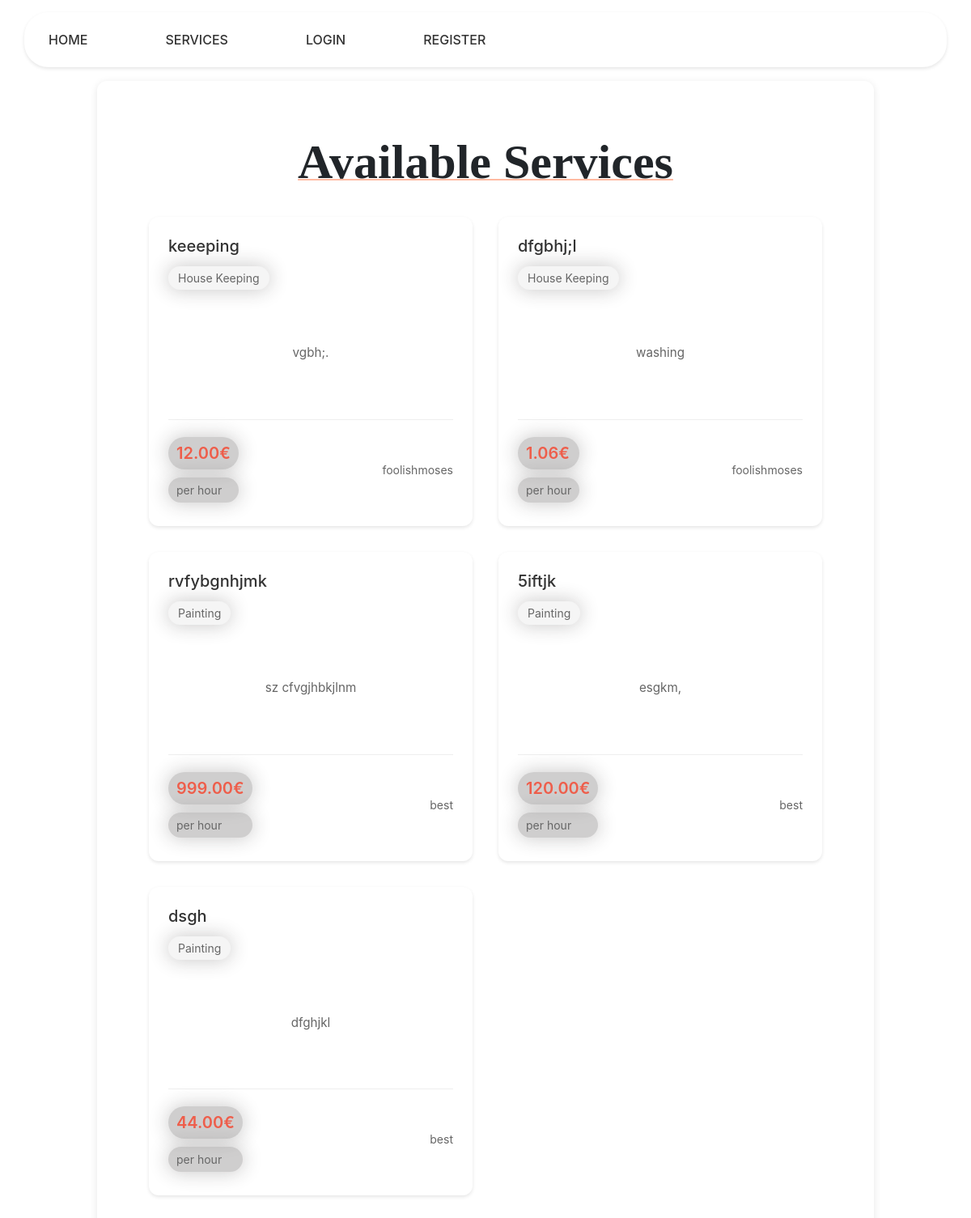
/services/, run on an earlier commit of the app's database.
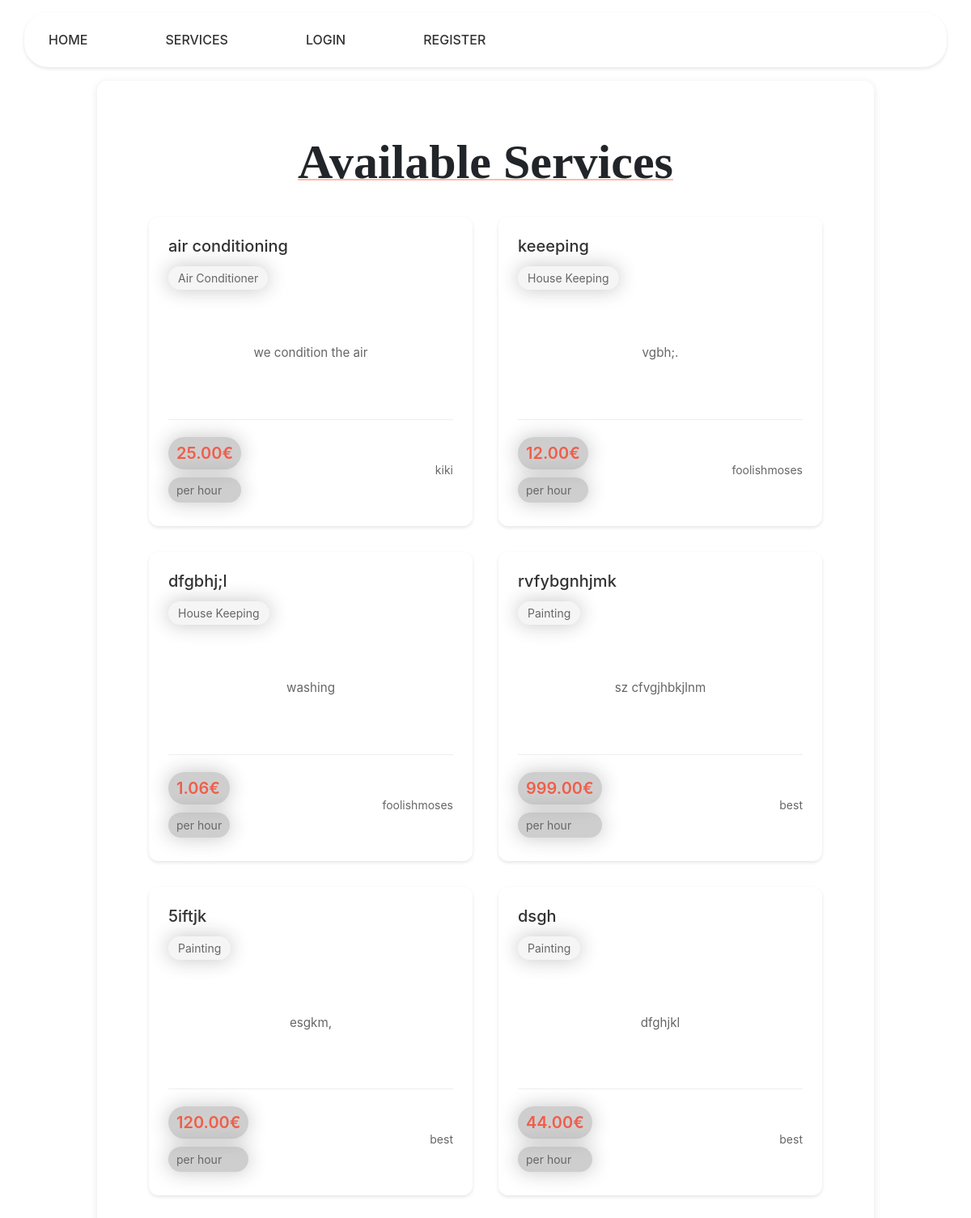
And on a later commit of the database.
### services/models.py (models this page shows, shortened)
class Service(models.Model):
    company = models.ForeignKey(Company, on_delete=models.CASCADE)
    name = models.CharField(max_length=40)
    description = models.TextField()
    price_hour = models.DecimalField(decimal_places=2, max_digits=100)
    rating = models.IntegerField(validators=[MinValueValidator(
        0), MaxValueValidator(5)], default=0)
    choices = (
        ('Air Conditioner', 'Air Conditioner'),
        ('Carpentry', 'Carpentry'),
        ('Electricity', 'Electricity'),
        ('Gardening', 'Gardening'),
        ('Home Machines', 'Home Machines'),
        ('House Keeping', 'House Keeping'),
        ('Interior Design', 'Interior Design'),
        ('Locks', 'Locks'),
        ('Painting', 'Painting'),
        ('Plumbing', 'Plumbing'),
        ('Water Heaters', 'Water Heaters'),
    )
    field = models.CharField(max_length=30, blank=False,
                             null=False, choices=choices)
    date = models.DateTimeField(auto_now=True, null=False)

### users/models.py (models this page shows, shortened)
class Company(models.Model):
    user = models.OneToOneField(
        User, on_delete=models.CASCADE, primary_key=True)
    field = models.CharField(max_length=70, choices=(('Air Conditioner', 'Air Conditioner'),
                                                     ('All in One', 'All in One'),
                                                     ('Carpentry', 'Carpentry'),
                                                     ('Electricity',
                                                      'Electricity'),
                                                     ('Gardening', 'Gardening'),
                                                     ('Home Machines',
                                                      'Home Machines'),
                                                     ('House Keeping',
                                                      'House Keeping'),
                                                     ('Interior Design',
                                                      'Interior Design'),
                                                     ('Locks', 'Locks'),
                                                     ('Painting', 'Painting'),
                                                     ('Plumbing', 'Plumbing'),
                                                     ('Water Heaters', 'Water Heaters')), blank=False, null=False)
    rating = models.IntegerField(
        validators=[MaxValueValidator(5), MinValueValidator(0)], default=0)

class User(AbstractUser):
    is_company = models.BooleanField(default=False)
    is_customer = models.BooleanField(default=False)
    email = models.EmailField(unique=True)
    USERNAME_FIELD = 'email'
    REQUIRED_FIELDS = ['username']
    def __str__(self):
        return self.username

### services/views.py (the view)
# urls.py: path('', views.service_list, name='services_list'),
def service_list(request):
    services = Service.objects.all().order_by("-date")
    return render(request, 'services/list.html', {'services': services})

### services/templates/services/list.html (shortened to what this page needs)
{% extends 'main/base.html' %}
{% block content %}
    <div class="services-container">
        <h1 class="title">Available Services</h1>
        <div class="services-grid">
            {% if services %}
                {% for service in services.all %}
                    <div class="service-card">
                        <div class="service-header">
                            <h3><a href="/services/{{service.id}}">{{ service.name }}</a></h3>
                            <span class="service-field">{{service.field}}</span>
                        </div>
                        <div class="service-description">
                            <p>{{ service.description }}</p>
                        </div>
                        <div class="service-footer">
                            <div class="service-price">
                                <span class="price-amount">{{service.price_hour}}€</span>
                                <span class="price-period">per hour</span>
                            </div>
                            <div class="service-provider">
                                <a href="/company/{{service.company.user}}">{{service.company.user}}</a>
                            </div>
                        </div>
                    </div>
                {% endfor %}
            {% else %}
                <div class="no-services">
                    <h2>No services available yet</h2>
                    <p>Check back later for new service listings</p>
                </div>
            {% endif %}
        </div>
    </div>
{% endblock %}

What changed in the data, as far as the page shows it:
added Service: name "air conditioning", field "Air Conditioner", description "we condition the air", price_hour "25.00", company.user "kiki"
